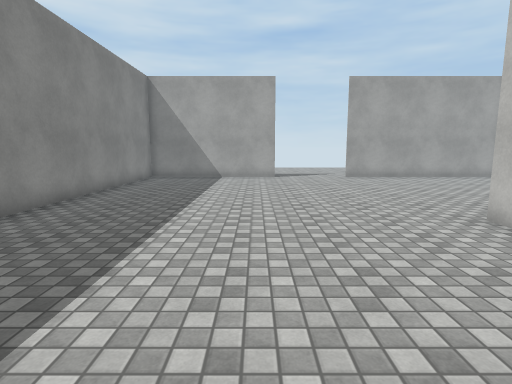
view 1 (above)

15 first-person views from a walk through a 3-D level made in the Unity game engine. The camera is 1.5 m above the floor, tilts 8° down and sees 80° across. The floor is counted in squares, 1 m on a side. Each view is taken from the middle of a square. On the plan, view 1 faces up. The plan holds only what a view shows up to about 15 squares ahead; the rest is blank. The place goes on beyond the plan. The player character is not drawn. Surface patterns are stand-ins for the level's own textures.

view 2
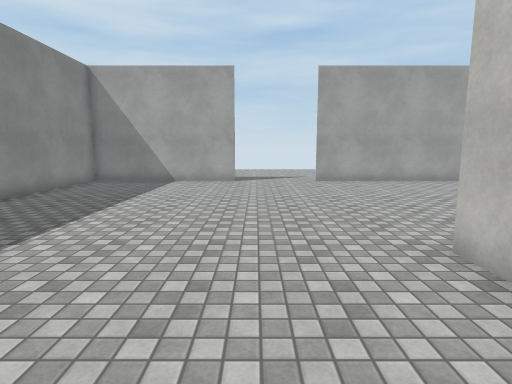

view 3
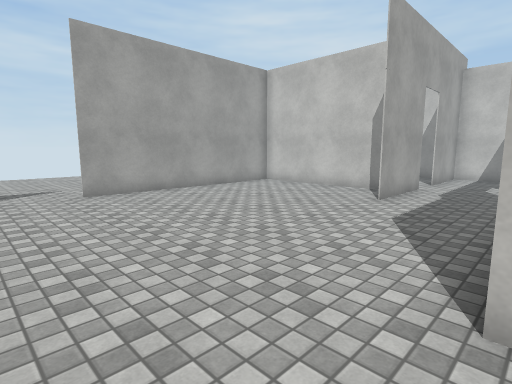

view 4
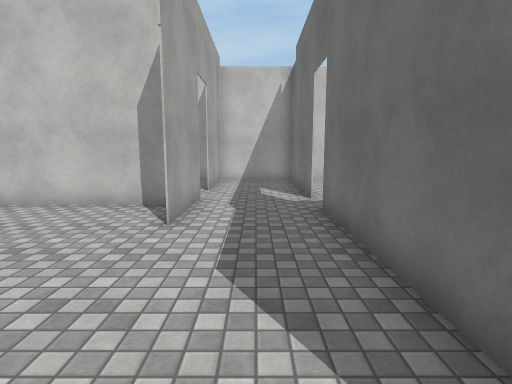

view 5
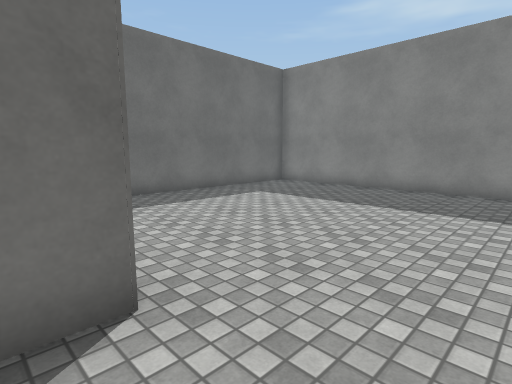

view 6
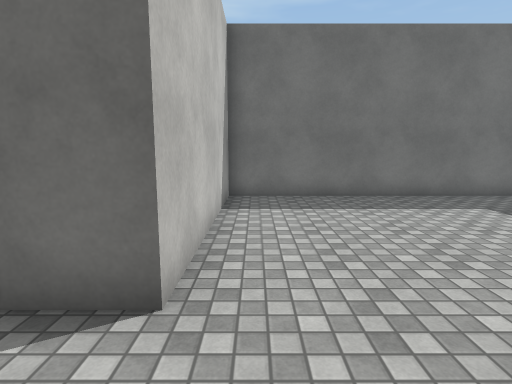

view 7
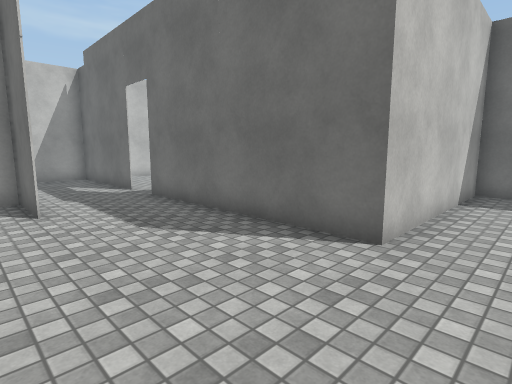

view 8
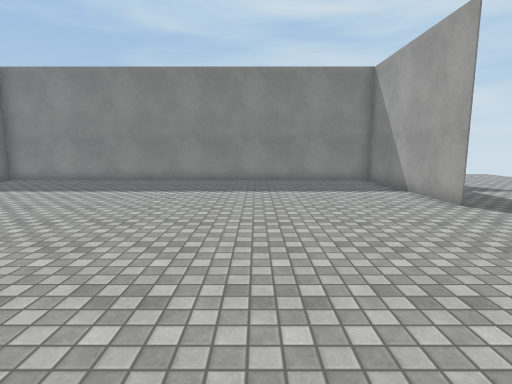

view 9
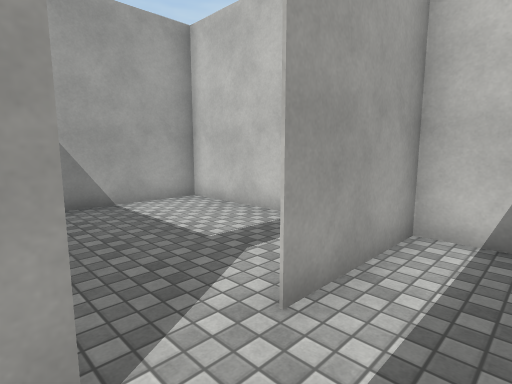

view 10
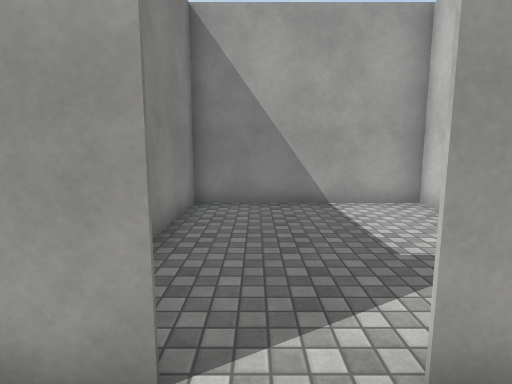

view 11
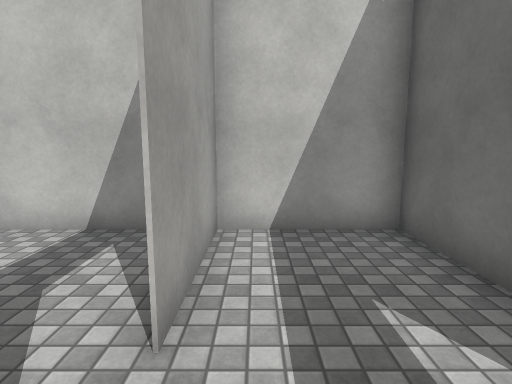

view 12
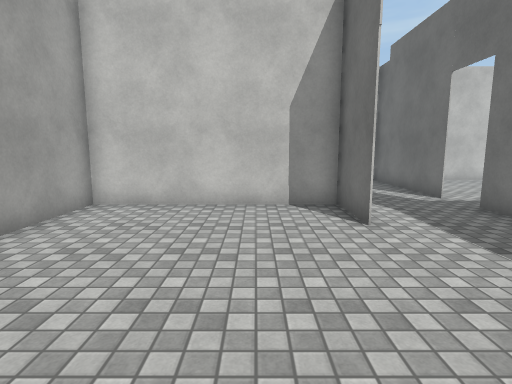

view 13
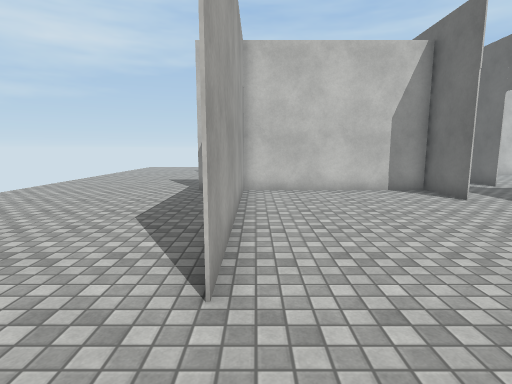

view 14
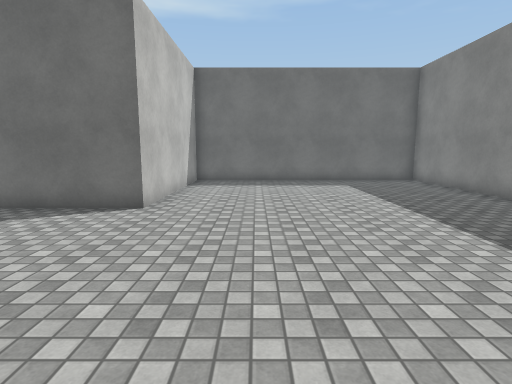

view 15
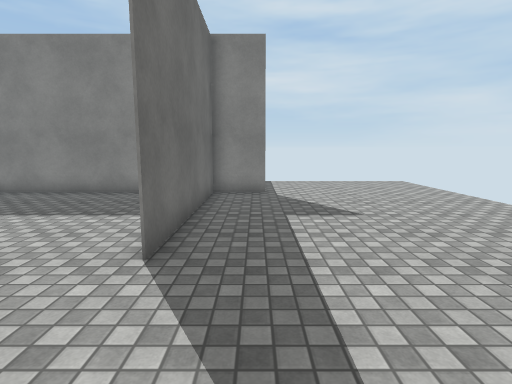

### Floor plan
Ten units are one square. View 1 is at (0, 0); x grows to the right and y downward. Boxes are objects, and circles mark ways between rooms. Rooms are numbered by the first view taken in them; rooms with no view inside come last. Other rooms are left out.
<svg viewBox="-61 -215 262 228">
<path fill="none" stroke="#000" d="M11 -165 -56 -165M109 -98 135 -98M132 -98 132 -159M-56 -159 -56 8 49 8 49 -63 127 -63M142 -63 196 -63M145 -97 109 -97M129 -165 47 -165M196 -97 160 -97M196 -48 196 -100M132 -159 132 -181M-56 -184 -56 -159M-56 -165 11 -165M133 -165 133 -129M196 -100 196 -165 129 -165"/>
<circle cx="30" cy="-160" r="3" fill="#2a7"/>
<circle cx="155" cy="-100" r="3" fill="#2a7"/>
<text x="30" y="-90">1</text>
<text x="90" y="-210">2</text>
<text x="160" y="-130">3</text>
</svg>
Room 1 opens to room 2. Room 1 opens to room 3.

Where each view was taken, in squares from view 1:
view 1: 0 up, 0 right, facing up
view 2: 2 up, 2 right, facing up
view 3: 6 up, 2 right, facing up-right
view 4: 8 up, 5 right, facing right
view 5: 9 up, 6 right, facing down-left
view 6: 9 up, 4 right, facing down
view 7: 11 up, 3 right, facing down-right
view 8: 11 up, 9 right, facing left
view 9: 8 up, 14 right, facing up-right
view 10: 8 up, 15 right, facing up
view 11: 9 up, 14 right, facing right
view 12: 12 up, 5 right, facing right
view 13: 16 up, 2 right, facing right
view 14: 14 up, 2 right, facing down
view 15: 18 up, 5 right, facing left
